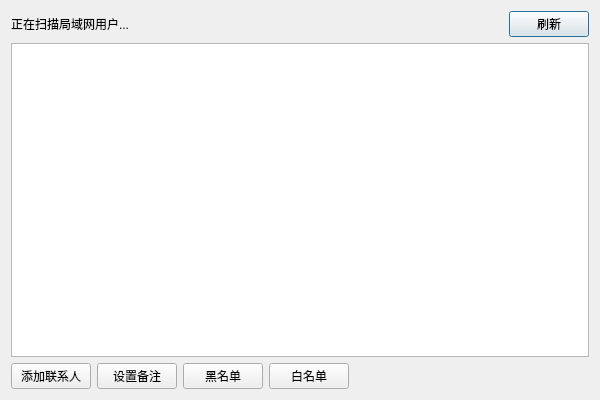
<?xml version="1.0" encoding="UTF-8"?>
<ui version="4.0">
 <class>UserRadarDialog</class>
 <widget class="QDialog" name="UserRadarDialog">
  <property name="geometry">
   <rect>
    <x>0</x>
    <y>0</y>
    <width>600</width>
    <height>400</height>
   </rect>
  </property>
  <property name="windowTitle">
   <string>用户雷达</string>
  </property>
  <layout class="QVBoxLayout" name="verticalLayout">
   <item>
    <layout class="QHBoxLayout" name="horizontalLayout">
     <item>
      <widget class="QLabel" name="lblStatus">
       <property name="text">
        <string>正在扫描局域网用户...</string>
       </property>
      </widget>
     </item>
     <item>
      <spacer name="horizontalSpacer">
       <property name="orientation">
        <enum>Qt::Horizontal</enum>
       </property>
       <property name="sizeHint" stdset="0">
        <size>
         <width>40</width>
         <height>20</height>
        </size>
       </property>
      </spacer>
     </item>
     <item>
      <widget class="QPushButton" name="btnRefresh">
       <property name="text">
        <string>刷新</string>
       </property>
      </widget>
     </item>
    </layout>
   </item>
   <item>
    <widget class="QListWidget" name="listUsers"/>
   </item>
   <item>
    <layout class="QHBoxLayout" name="horizontalLayout_2">
     <item>
      <widget class="QPushButton" name="btnAddContact">
       <property name="text">
        <string>添加联系人</string>
       </property>
      </widget>
     </item>
     <item>
      <widget class="QPushButton" name="btnSetRemark">
       <property name="text">
        <string>设置备注</string>
       </property>
      </widget>
     </item>
     <item>
      <widget class="QPushButton" name="btnBlacklist">
       <property name="text">
        <string>黑名单</string>
       </property>
      </widget>
     </item>
     <item>
      <widget class="QPushButton" name="btnWhitelist">
       <property name="text">
        <string>白名单</string>
       </property>
      </widget>
     </item>
     <item>
      <spacer name="horizontalSpacer_2">
       <property name="orientation">
        <enum>Qt::Horizontal</enum>
       </property>
       <property name="sizeHint" stdset="0">
        <size>
         <width>40</width>
         <height>20</height>
        </size>
       </property>
      </spacer>
     </item>
    </layout>
   </item>
  </layout>
 </widget>
 <resources/>
 <connections/>
</ui>
